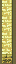

A level layout from a 2D game, rendered from its tile map. Below: a short description, then the map file with its tile-grid data intact:
An orthogonal 1x4 tile map with 16x16 px tiles, 1 tile layer (Tile Layer 1).

<map version="1.4" tiledversion="2021.01.13" orientation="orthogonal" renderorder="right-down" width="1" height="4" tilewidth="16" tileheight="16" infinite="0" nextlayerid="2" nextobjectid="1">
 <tileset firstgid="1" name="UpdatedVillage.png" tilewidth="16" tileheight="16" tilecount="1024" columns="32">
  <image source="UpdatedVillage.png" trans="ffffff" width="512" height="512" />
 </tileset>
 <layer id="1" name="Tile Layer 1" width="1" height="4">
  <data encoding="csv">
877,
877,
877,
909
</data>
 </layer>
</map>
